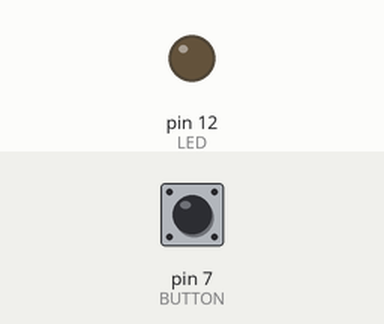
This sketch was run on a simulated Arduino Uno, built with avr-gcc and run on an emulated ATmega328P. On the bench: output pins drawn as LEDs (lit = HIGH). Inputs (shaded band) come from the test bench; at power-on: pin 7 (BUTTON) HIGH.

Above: at 1.2 s.
1.3 s: pin 7 (BUTTON) pulled LOW for 3.2 s
At 2.0 s:
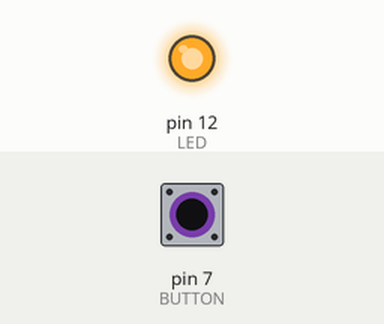
6.8 s: pin 7 (BUTTON) pulled LOW for 0.15 s
At 9.6 s:
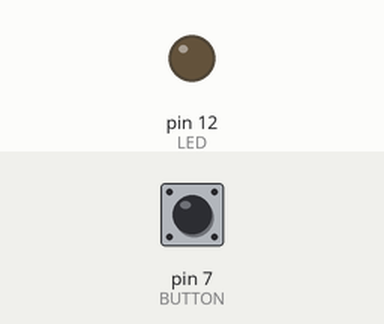
9.9 s: pin 7 (BUTTON) pulled LOW for 1 s
At 11.0 s:
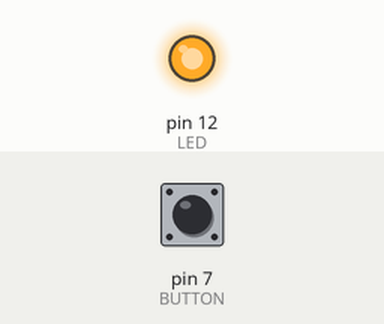
Timing chart, 0 to 13.4 s (numbered marks = the images above; inputs shaded):
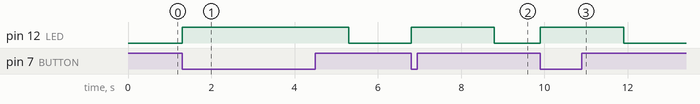

Measured:
- after the input at 1.3 s, pin 12 (LED): LOW → HIGH at once, → LOW 4.0 s later
- after the input at 6.8 s, pin 12 (LED): LOW → HIGH at once, → LOW 2.0 s later
- after the input at 9.9 s, pin 12 (LED): LOW → HIGH at once, → LOW 2.0 s later

The sketch:

181228_pullup.ino
```cpp
#define LED 12 // LED를 12번 핀으로 연결
#define BUTTON 7 // 버튼을 7번 핀으로 연결

void setup() {
  pinMode(LED, OUTPUT); // LED로 출력
  pinMode(BUTTON, INPUT); // BUTTON으로 입력
}

void loop() {
  if(digitalRead(BUTTON) == LOW){ // 만약 버튼에 0v가 흐르면
    digitalWrite(LED, HIGH); // LED에 5v를 흘린다
    delay(2000); // 2초동안
    digitalWrite(LED, LOW); // LED에 0v를 흘린다
  }
}
```
